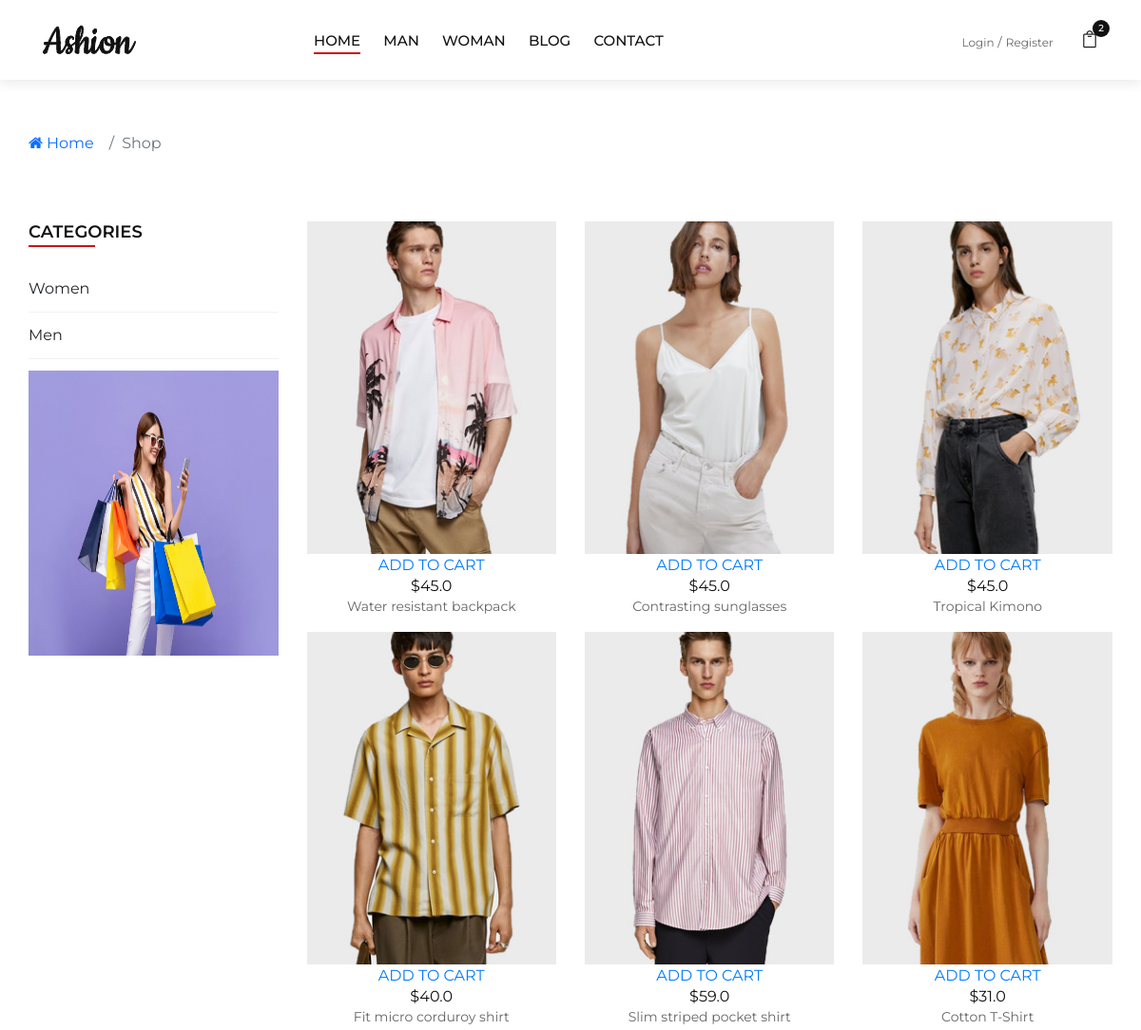
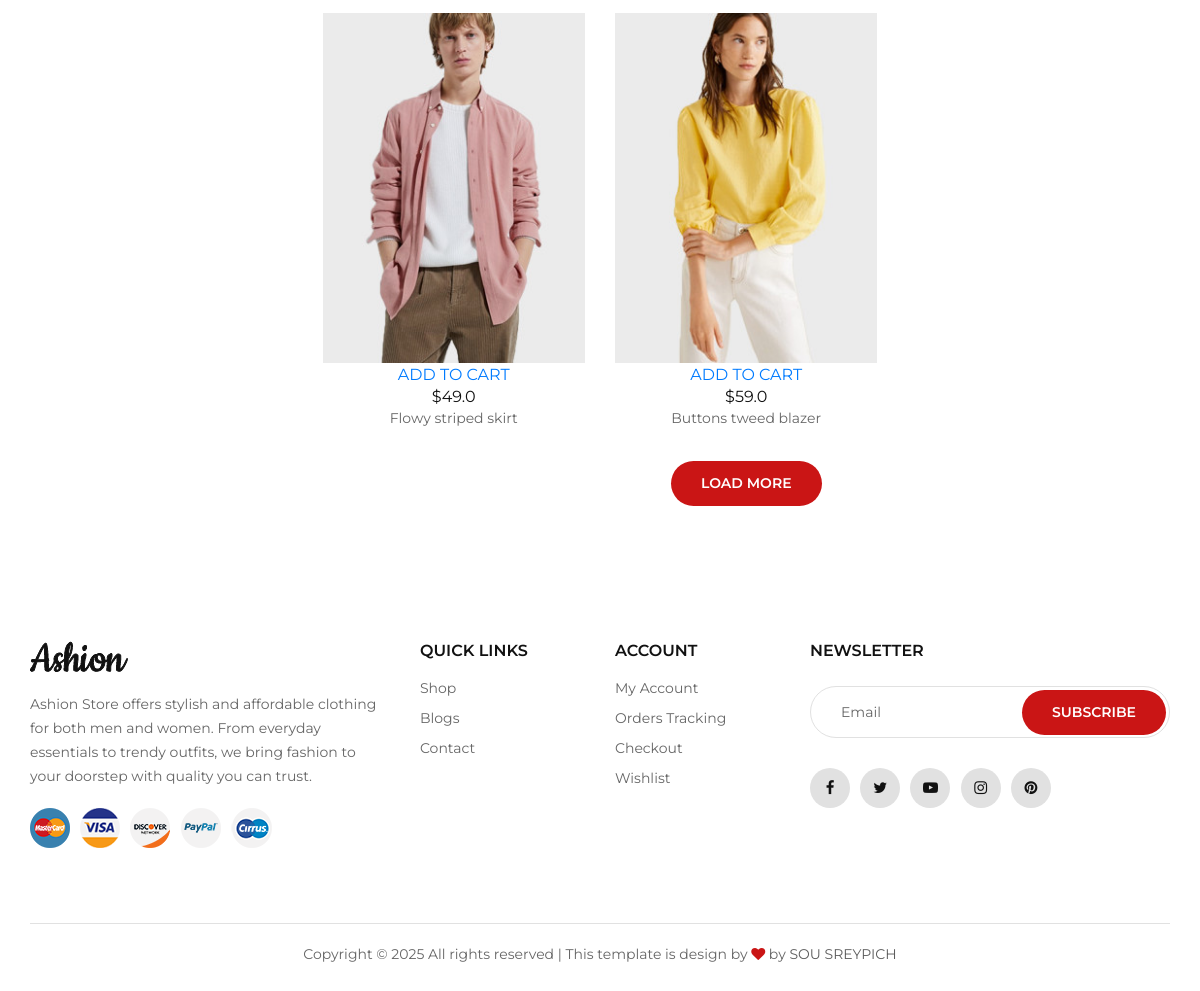
The app's page /Shopping/shop.php with its own data (2 pictures, top to bottom).
### tables this page shows
CREATE TABLE IF NOT EXISTS `categories` (
  `id` int NOT NULL AUTO_INCREMENT,
  `cat_name` varchar(255) NOT NULL,
  `statuss` tinyint NOT NULL,
  PRIMARY KEY (`id`)
);

CREATE TABLE IF NOT EXISTS `products` (
  `p_id` int NOT NULL AUTO_INCREMENT,
  `category_name` varchar(100) NOT NULL,
  `product_name` varchar(100) NOT NULL,
  `MRP` int NOT NULL,
  `price` decimal(10,1) NOT NULL,
  `qty` int NOT NULL,
  `img` varchar(255) NOT NULL,
  `desciption` varchar(255) NOT NULL,
  `statuss` varchar(100) NOT NULL,
  PRIMARY KEY (`p_id`)
);

### Shopping/function/function.php (called while the page is built, shortened)
<?php
    require_once 'db.php';
    function display_cat()
    {
        global $con;
        $query = "SELECT * FROM categories where statuss='0'";
        return $result = mysqli_query($con,$query);
    }
    function get_product($cat_id='',$product_id='')
    {
        global $con;
        $query = "SELECT * FROM products where statuss=1 order by p_id desc";
        return $result = mysqli_query($con, $query );
    }
?>

### Shopping/inc/shopspad.php (the view, shortened to what this page needs)
<!-- <?php
    $particular_product = get_product($cat_id);
?> -->
<section class="shop spad">
        <div class="container">
            <div class="row">
                <div class="col-lg-3 col-md-3">
                    <div class="shop__sidebar">
                        <div class="sidebar__categories">
                            <div class="section-title">
                                <h4>Categories</h4>
                            </div>
                            <div class="categories__accordion">
                                <div class="accordion" id="accordionExample">
                                    <div class="card">
                                            <a data-toggle="collapse" data-target="#collapseOne">Women</a>
                                    </div>
                                    <div class="card">
                                            <a data-toggle="collapse" data-target="#collapseTwo">Men</a>
                                    </div>
                                    <div class="card">
                                        <img src="img/product/banner.png" alt="Product Image" style="max-width: 100%; height: 300px; object-fit: content;">
                                    </div>
                                </div>
                            </div>
                        </div>
                    </div>
                </div>
                <div class="col-lg-9 col-md-9">
                    <div class="row">
                        <?php
                            if(mysqli_num_rows($particular_product))
                            {
                                while($row=mysqli_fetch_assoc($particular_product))
                                {
                                    ?>
                            <div class="col-lg-4 col-sm-6">
                                <div class="product-item text-center">
                                    <div class="pi-pic">
                                        <a href="product-details.php?p_id=<?php echo $row['p_id']; ?>"><img src="../admin/img/<?php echo $row['img'] ?>" alt=""></a>
                                        <div class="pi-link">
                                            <a href="product-details.php?p_id=<?php echo $row['p_id']; ?>" class="add-card"><i class="flation-bag"></i><span>ADD TO CART</span></a>
                                        </div>
                                    </div>
                                    <div class="pi-text">
                                        <h6>$<?php echo $row['price'] ?></h6>
                                        <p><?php echo $row['product_name'] ?></p>
                                    </div>
                                </div>
                            </div>
                            <?php
                                }
                            }
                            else{
                                echo "Record not found";
                            }
                        ?>
                        <div class="text-center w-100 pt-3">
                            <button class="site-btn sb-line sb-dark">LOAD MORE</button>
                        </div>
                    </div>
                </div>
            </div>
        </div>
    </section>

### Shopping/inc/header1.php (shortened to what this page needs)
<?php
    require_once 'function/function.php';
    $cat = display_cat();
?>
    <header class="header">
        <div class="container-fluid">
            <div class="row">
                <div class="col-xl-3 col-lg-2">
                    <div class="header__logo">
                        <a href="./index.php"><img src="img/logo.png" alt=""></a>
                    </div>
                </div>
                <div class="col-xl-6 col-lg-7">
                    <nav class="header__menu">
                        <ul>
                            <li class="active"><a href="./index.php">Home</a></li>
                            <?php
                                while ($row = mysqli_fetch_assoc($cat))
                                {
                                    ?>
                                        <li><a href="shop.php?id=<?php echo $row['id'] ?>"><?php echo $row['cat_name'] ?></a></li>
                                    <?php
                                }
                            ?>
                            <li><a href="./blog.php">Blog</a></li>
                            <li><a href="./contact.php">Contact</a></li>
                        </ul>
                    </nav>
                </div>
                <div class="col-lg-3">
                    <div class="header__right">
                        <div class="header__right__auth">
                            <a href="login.php">Login</a>
                            <a href="register.php">Register</a>
                        </div>
                        <ul class="header__right__widget">
                            <li><a href="#"><span class="icon_bag_alt"></span>
                                <div class="tip">2</div>
                            </a></li>
                        </ul>
                    </div>
                </div>
            </div>
        </div>
    </header>

### Shopping/css/style.css (style rules this page uses)
html, body { height: 100%; font-family: "Montserrat", sans-serif; -webkit-font-smoothing: antialiased; }
h1, h2, h3, h4, h5, h6 { margin: 0; color: #111111; font-weight: 400; font-family: "Montserrat", sans-serif; }
h4 { font-size: 24px; }
h6 { font-size: 16px; }
p { font-size: 14px; font-family: "Montserrat", sans-serif; color: #666666; font-weight: 400; line-height: 24px; margin: 0 0 15px 0; }
img { max-width: 100%; }
ul, ol { padding: 0; margin: 0; }
.section-title { margin-bottom: 45px; }
.section-title h4 { color: #111111; font-weight: 600; text-transform: uppercase; position: relative; display: inline-block; }
.section-title h4:after { position: absolute; left: 0; bottom: -4px; height: 2px; width: 70px; background: #ca1515; content: ""; }
.spad { padding-top: 100px; padding-bottom: 100px; }
.site-btn { font-size: 14px; color: #ffffff; background: #ca1515; font-weight: 600; border: none; text-transform: uppercase; display: inline-block; padding: 12px 30px; border-radius: 50px; }
.header { background: #ffffff; -webkit-box-shadow: 0px 5px 10px rgba(91, 91, 91, 0.1); box-shadow: 0px 5px 10px rgba(91, 91, 91, 0.1); }
.header__logo { padding: 26px 0; }
.header__logo a { display: inline-block; }
.header__menu { padding: 30px 0 27px; }
.header__menu ul li { list-style: none; display: inline-block; margin-right: 40px; position: relative; }
.header__menu ul li.active a:after { -webkit-transform: scale(1); -ms-transform: scale(1); transform: scale(1); }
.header__menu ul li:last-child { margin-right: 0; }
.header__menu ul li a { font-size: 15px; text-transform: uppercase; color: #111111; font-weight: 500; display: block; padding: 2px 0; position: relative; }
.header__menu ul li a:after { position: absolute; left: 0; bottom: 0; width: 100%; height: 2px; background: #ca1515; content: ""; -webkit-transition: all, 0.5s; -o-transition: all, 0.5s; transition: all, 0.5s; -webkit-transform: scale(0); -ms-transform: scale(0); transform: scale(0); }
.header__right { text-align: right; padding: 30px 0 27px; }
.header__right__auth { display: inline-block; margin-right: 25px; }
.header__right__auth a { font-size: 12px; color: #666666; position: relative; margin-right: 8px; }
.header__right__auth a:last-child { margin-right: 0; }
.header__right__auth a:last-child:after { display: none; }
.header__right__auth a:after { position: absolute; right: -8px; top: -2px; content: "/"; font-size: 13px; }
.header__right__widget { display: inline-block; }
.header__right__widget li { list-style: none; display: inline-block; font-size: 18px; color: #111111; margin-right: 20px; cursor: pointer; }
.header__right__widget li:last-child { margin-right: 0; }
.header__right__widget li a { font-size: 18px; color: #111111; position: relative; }
.header__right__widget li a .tip { position: absolute; right: -12px; top: -11px; height: 18px; width: 18px; background: #111111; font-size: 10px; font-weight: 500; color: #ffffff; line-height: 18px; text-align: center; border-radius: 50%; }
.shop { padding-top: 70px; padding-bottom: 80px; }
.sidebar__categories { margin-bottom: 50px; }
.sidebar__categories .section-title { margin-bottom: 35px; }
.sidebar__categories .section-title h4 { font-size: 18px; }
.categories__accordion .card { border: none; border-radius: 0; padding-bottom: 12px; border-bottom: 1px solid #f2f2f2 !important; margin-bottom: 12px; }
.categories__accordion .card:last-child { padding-bottom: 0; margin-bottom: 0; border-bottom: none !important; }
@media only screen and (min-width: 1200px) and (max-width: 1599px) { .header__menu ul li { margin-right: 20px; } }
@media only screen and (min-width: 1200px) and (max-width: 1599px) { .header { padding: 0 30px; } }
@media only screen and (min-width: 1200px) { .container { max-width: 1170px; } }

### records on screen
categories: cat_name "MAN"
categories: cat_name "WOMAN"
products: img (picture), price "45.0", product_name "Water resistant backpack"
products: img (picture), price "45.0", product_name "Contrasting sunglasses"
products: img (picture), price "45.0", product_name "Tropical Kimono"
products: img (picture), price "40.0", product_name "Fit micro corduroy shirt"
products: img (picture), price "59.0", product_name "Slim striped pocket shirt"
products: img (picture), price "31.0", product_name "Cotton T-Shirt"
products: img (picture), price "49.0", product_name "Flowy striped skirt"
products: img (picture), price "59.0", product_name "Buttons tweed blazer"
